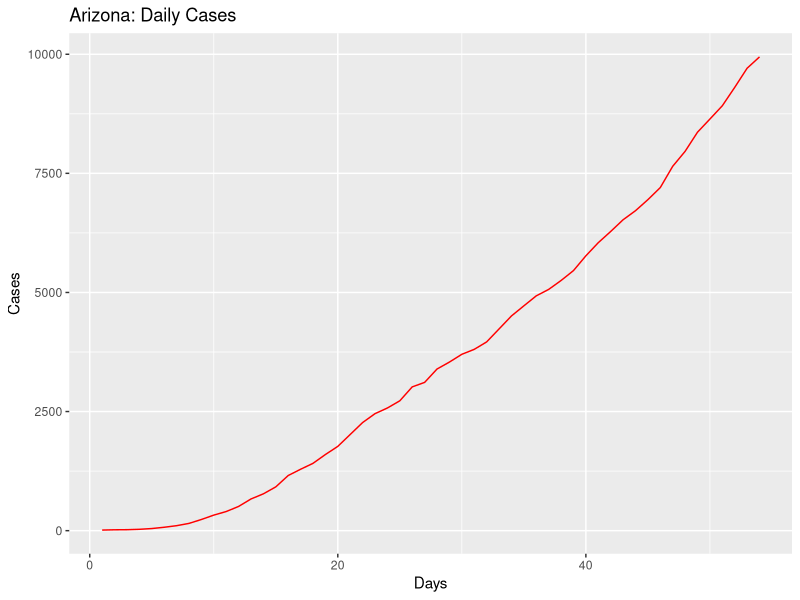
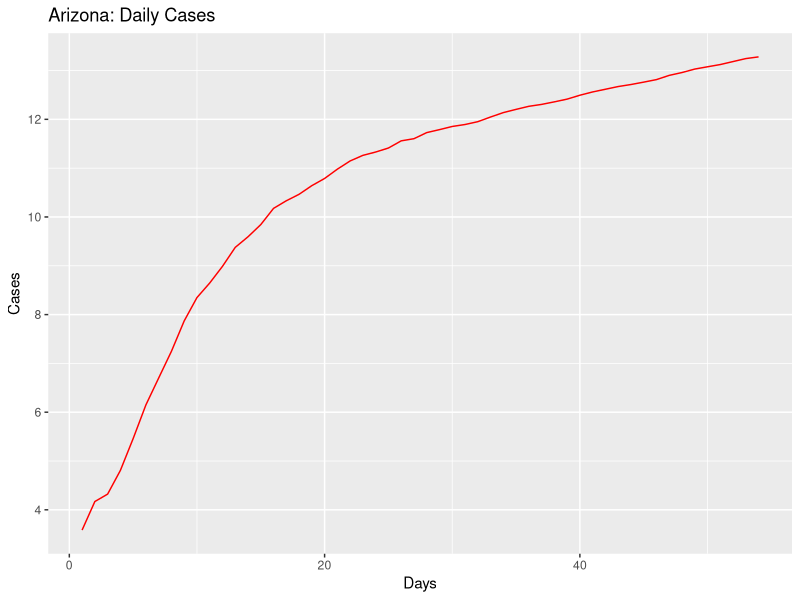
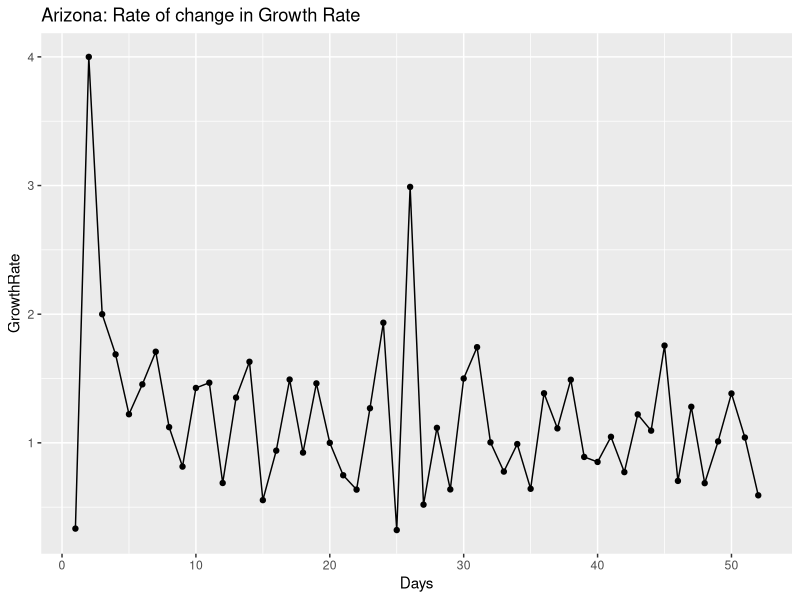
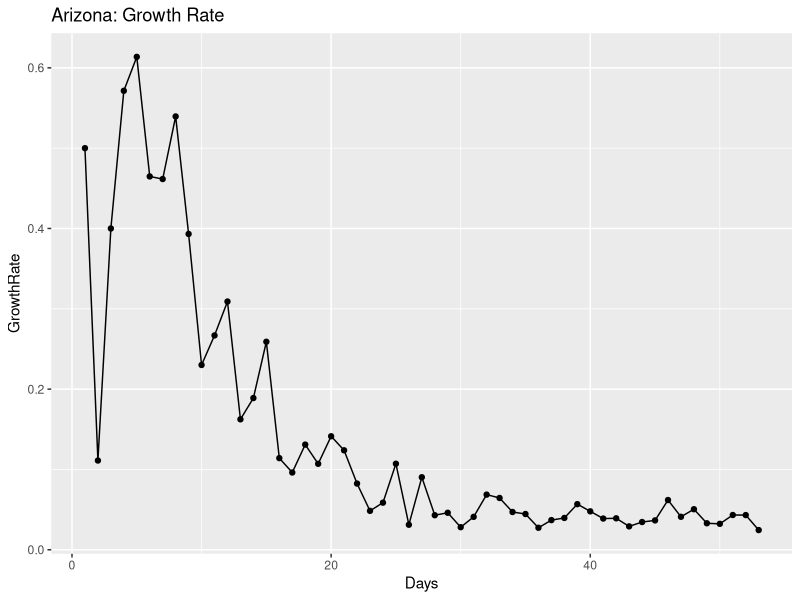
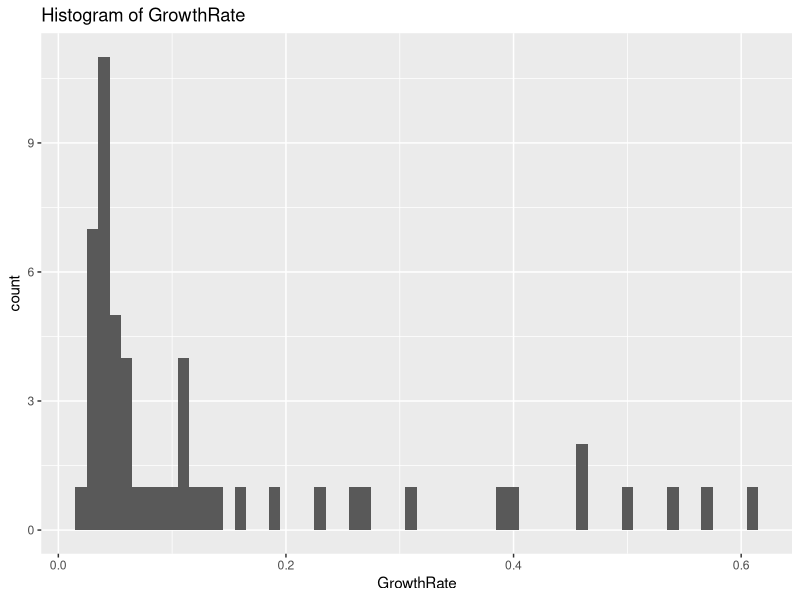
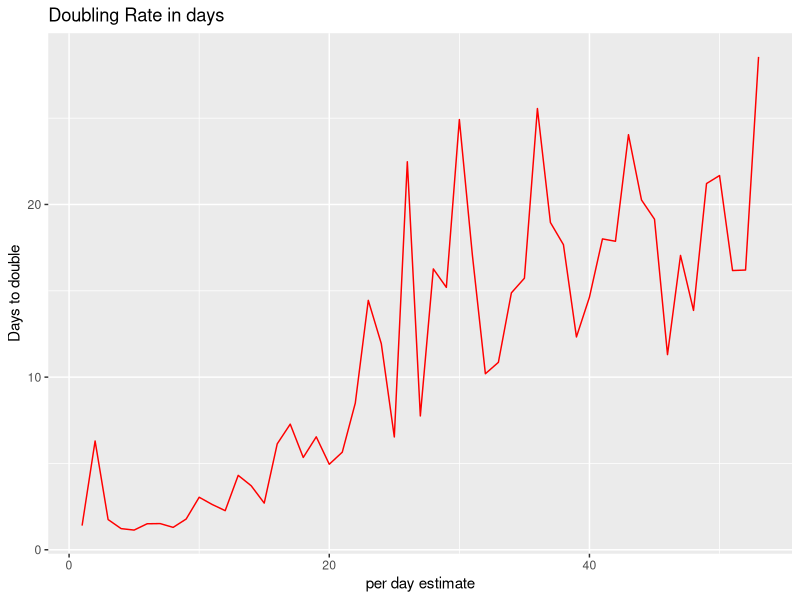
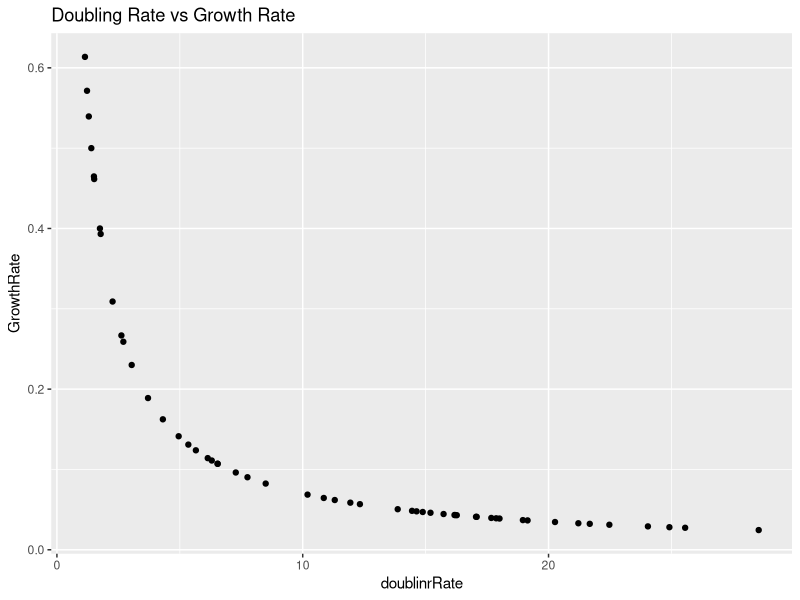
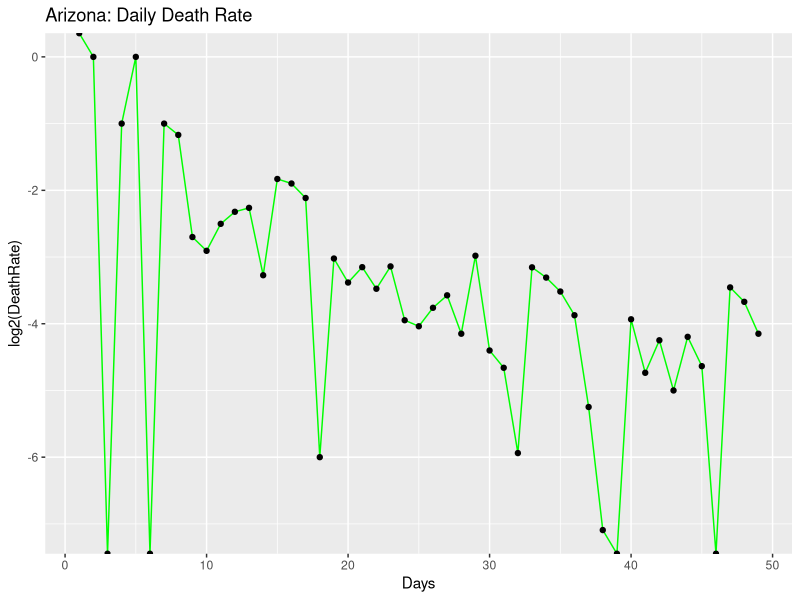

R code for these plots, in order:
## ---- chunk 1
knitr::opts_chunk$set(echo = TRUE)
## ---- chunk 2
library(ggplot2)
library(gridExtra)
library(dplyr)

coronaGrowth <- function(absoluteNumbers){
  growthfactor <- NULL
  absgrowth <- NULL
  for(i in 1:length(absoluteNumbers))
  {
    #print((absoluteNumbers[i]-absoluteNumbers[i+1]/absoluteNumbers[i+1])/absoluteNumbers[i+1])
    growthfactor[i] <- ((absoluteNumbers[i]-absoluteNumbers[i+1]))/(absoluteNumbers[i+1]-absoluteNumbers[i+2])  
    #growthfactor[i] <- ((absoluteNumbers[i]-absoluteNumbers[i+1]))/(absolutenumbers[i])
  }
  
  return (rev(growthfactor))
}

DailyGrowthRate <- function(absoluteNumbers)
{
  growthfactor <- NULL
  absgrowth <- NULL
  for(i in 1:length(absoluteNumbers))
  {
    #print((absoluteNumbers[i]-absoluteNumbers[i+1]/absoluteNumbers[i+1])/absoluteNumbers[i+1])
    growthfactor[i] <- ((absoluteNumbers[i]/absoluteNumbers[i+1]))-1 
    #growthfactor[i] <- ((absoluteNumbers[i]-absoluteNumbers[i+1]))/(absolutenumbers[i])
  }
  
  return (rev(growthfactor))  
}

DoublingRate <- function(absoluteNumbers)
{
  doublingrRate <- NULL
  cumsum <- NULL
  for(i in 1:length(absoluteNumbers))
  {
    
    doublingrRate[i] <- (70/(absoluteNumbers[i]*100))
    
  }
  return ((doublingrRate))  
}

#Calculate the mean and median growth rate:
MeanMediangrowthrate <- function(dataTrend1)
{
  MeanGRTrend <- NULL
  MedianGRTrend <- NULL
  
  for(i in 1:length(dataTrend1$GrowthRate))
  {
    MedianGRTrend[i] <- median(dataTrend1[1:i,"GrowthRate"])
    MeanGRTrend[i] <- mean(dataTrend1[1:i,"GrowthRate"])
  }
  
  dataTrend1$MedianGRT = MedianGRTrend
  dataTrend1$MeanGRT = MeanGRTrend
  
  return(dataTrend1)

}

#Calculate ratio of newdeaths/newcases
newDeathstonewCases <- function(absolutenumbers,totaldeaths)
{
  newCases <- NULL
  newDeaths <- NULL
  for(i in 1:length(absolutenumbers))
  {
    if(i == length(absolutenumbers))
    {
      print("reached the end")
    }else{
     newDeaths[i] = (totaldeaths[i]-totaldeaths[i+1])
     newCases[i] = (absolutenumbers[i]-absolutenumbers[i+1]) 
    }
  }
  

  days <- seq(2:length(absolutenumbers))
 return(data.frame( newDeaths = rev(newDeaths),newCases = rev(newCases),Days = days))
 
}

#Calculate ratio of deaths to totalCases
totalDeathstoCases <- function(absolutenumbers,totaldeaths)
{
  ratio <- NULL
  for(i in 1:length(absolutenumbers))
  {

     ratio[i] = (totaldeaths[i])/(absolutenumbers[i]) 
  }
  
  return(rev(ratio))
}
## ---- chunk 3
#Arizona

absolutenumbers <- c(9945,9707,9305,8919,8640,8364,7962,7648,7202,6948,6716,6526,6280,6045,5769,5459,5251,5064,4929,4719,4507,4234,3962,3806,3702,3539,3393,3112,3018,2726,2575,2456,2269,2019,1769,1598,1413,1289,1157,919,773,665,508,401,326,234,152,104,71,44,28,20,18,12)

totaldeaths <- c(450,426,395,362,362,348,330,320,304,293,275,275,273,266,249,229,208,187,184,177,169,150,142,131,122,115,108,97,89,80,73,65,64,52,41,32,29,24,20,17,15,13,9,6,6,3,2,2,1,0,0,0,0,0)

#America
#absolutenumbers <- c(101.7*1000,83.8*1000,65.8*1000,53.7*1000,43.8*1000,33.3*1000,25*1000,19*1000,13.7*1000,7.8*1000,6.4*1000,4.6*1000,3.5*1000,2.7*1000)
## ---- chunk 4
growthrate <- na.exclude(coronaGrowth(absolutenumbers))
days <- seq(1:length(growthrate))
dataTrend <- data.frame(GrowthRate = growthrate,Days = days)
print(dataTrend)
p1 <- ggplot(data=dataTrend, aes(x=Days, y=GrowthRate, group=1)) +ggtitle("Arizona: Rate of change in Growth Rate")+
  geom_line()+
  geom_point()

print(dataTrend)
#print(dataTrend1)




growthrate1 <- na.exclude(DailyGrowthRate(absolutenumbers))
doublingrate1 <- na.exclude(DoublingRate(growthrate1))
days1 <- seq(1:length(growthrate1))
dataTrend1 <- data.frame(GrowthRate = growthrate1,Days = days1,doublinrRate = doublingrate1)
print(dataTrend1)
multiplier <- tail(dataTrend1, n = 1)
pred_val <- (head(absolutenumbers, n = 1)*multiplier[,"GrowthRate"])+head(absolutenumbers, n = 1)

p2 <- ggplot(data=dataTrend1, aes(x=Days, y=GrowthRate, group=1)) +ggtitle("Arizona: Growth Rate")+
  geom_line()+
  geom_point()

days <- seq(1:length(absolutenumbers))
growthrate <- append(growthrate, c(1,1),after = 0)
dataOriginal <- data.frame(Cases = rev(absolutenumbers), Days = days)
p3<- ggplot() +geom_line(data=dataOriginal, aes(x=Days, y=Cases,),color = "Red")+labs(title="Arizona: Daily Cases", y="Cases", x="Days")

p3_log<- ggplot() +geom_line(data=dataOriginal, aes(x=Days, y=log2(Cases)),color = "Red")+labs(title="Arizona: Daily Cases", y="Cases", x="Days")+
  #geom_line(data=dataOriginal, aes(x=Days+1, y=Prediction),color = "Blue")
  geom_point()



# Analyze growth rate to get interval of values
summary(dataTrend1$GrowthRate)
dataTrend1%>%select("GrowthRate")%>%summarise(meanGR = mean(GrowthRate), medianGR = median(GrowthRate), sdGR = sd(GrowthRate))
p4 <- ggplot(data = dataTrend1, aes(x = GrowthRate))+ggtitle("Histogram of GrowthRate")+geom_histogram(binwidth = 0.01)


#Analyze the doubling rate
p5<- ggplot() +geom_line(data=dataTrend1, aes(x=Days, y=doublinrRate),color = "Red")+labs(title="Doubling Rate in days", y="Days to double", x ="per day estimate")+
  #geom_line(data=dataOriginal, aes(x=Days+1, y=Prediction),color = "Blue")
  geom_point()

#Scatter plor of Growthrate versus Doubling Rate
p6 <- ggplot()+geom_point(data = dataTrend1, aes(x = doublinrRate, y = GrowthRate))+labs(title = "Doubling Rate vs Growth Rate")

dataTrend1 <- MeanMediangrowthrate(dataTrend1 = dataTrend1)

#Median growth rate trend 
#Median growth rate trend 
p7 <- ggplot()+geom_line(data = dataTrend1, aes(x = Days, y = MedianGRT),color = "Blue")+labs(title = "Arizona Median(BLUE)VsMean(RED) Growth Rate")+geom_line(data=dataTrend1, aes(x=Days , y=MeanGRT),color = "Red")


deathrate1 <- na.exclude(DailyGrowthRate(totaldeaths))
doublingdeathrate1 <- na.exclude(DoublingRate(deathrate1))
days1 <- seq(1:length(deathrate1))
dataDeathTrend1 <- data.frame(DeathRate = deathrate1,Days = days1,doublinrRate = doublingdeathrate1)
#print(dataDeathTrend1)
#multiplier <- tail(totaldeaths, n = 1)
#pred_val <- (head(dataDeathTrend1, n = 1)*multiplier[,"DeathRate"])+head(dataDeathTrend1, n = 1)

p8 <- ggplot(data=dataDeathTrend1, aes(x=Days, y=log2(DeathRate), group=1)) +ggtitle("Arizona: Daily Death Rate")+
  geom_line(color = "Green")+
  geom_point()


rationewdeathtocases <- newDeathstonewCases(absolutenumbers,totaldeaths)

p9 <- ggplot(data=rationewdeathtocases, aes(x=Days, y=log2(newCases), group=1)) +ggtitle("Arizona:newCases(Orange)")+
  geom_line(color = "Orange")+geom_point()

totaldeathstocases <- totalDeathstoCases(absolutenumbers,totaldeaths)
days <- seq(1:length(absolutenumbers))
datatotaldeathstocasesTrend <- data.frame(ratio = totaldeathstocases,Days = days)
#Scatter plot of totalcases to totaldeaths
p10 <- ggplot(data=datatotaldeathstocasesTrend, aes(x=Days, y=ratio, group=1)) +ggtitle("Arizona: TotalDeaths/TotalCases")+
  geom_line(color = "Yellow")+
  geom_point()

#Confidence Interval for mean population GrowthRate:
meanGR = mean(dataTrend1$GrowthRate)
sdGR = sd(dataTrend1$GrowthRate)

uppperlimitGR= meanGR+sdGR
lowerlimitGR = meanGR-sdGR

#Predictions based on: Current Growth Rate, MeanGrowth Rate, Upper GrowthRate, Lower GrowthRate
pred_val_Current <- (head(absolutenumbers, n = 1)*multiplier[,"GrowthRate"])+head(absolutenumbers, n = 1)
pred_val_MeanGR <- (head(absolutenumbers, n = 1)*meanGR)+head(absolutenumbers, n = 1)
pred_val_upperGR <- (head(absolutenumbers, n = 1)*uppperlimitGR)+head(absolutenumbers, n = 1)
pred_val_lowerGR <- (head(absolutenumbers, n = 1)*lowerlimitGR)+head(absolutenumbers, n = 1)

print("Current GR:")
print(multiplier[,"GrowthRate"])
print(pred_val_Current)

print("Mean GR:")
print(meanGR)
print(pred_val_MeanGR)

print("Upperlimit GR:")
print(uppperlimitGR)
print(pred_val_upperGR)

print("Lowerlimit GR:")
print(lowerlimitGR)
print(pred_val_lowerGR)

#Doubling rate:-
DRCurrent <- round(70/(meanGR*100),digits = 0)
DRMedian <- round(70/(median(dataTrend1$GrowthRate)*100),digits = 0)
latestDRCurrent <- round(tail(dataTrend1$doublinrRate,n=1),digits = 0)

## ---- chunk 5
#grid.arrange(p3,p3_log,p1,p2,p4,p5,p6,nrow = 4, ncol = 2)
print(p3)
print(p3_log)
print(p1)
print(p2)
print(p4)
print(p5)
print(p6)
print(p8)
print(p9)
print(p10)
print(p7)
## ---- chunk 6
library(ggplot2)
library(gridExtra)
library(dplyr)

coronaGrowth <- function(absoluteNumbers){
  growthfactor <- NULL
  absgrowth <- NULL
  for(i in 1:length(absoluteNumbers))
  {
    #print((absoluteNumbers[i]-absoluteNumbers[i+1]/absoluteNumbers[i+1])/absoluteNumbers[i+1])
    growthfactor[i] <- ((absoluteNumbers[i]-absoluteNumbers[i+1]))/(absoluteNumbers[i+1]-absoluteNumbers[i+2])  
    #growthfactor[i] <- ((absoluteNumbers[i]-absoluteNumbers[i+1]))/(absolutenumbers[i])
  }
  
  return (rev(growthfactor))
}

DailyGrowthRate <- function(absoluteNumbers)
{
  growthfactor <- NULL
  absgrowth <- NULL
  for(i in 1:length(absoluteNumbers))
  {
    #print((absoluteNumbers[i]-absoluteNumbers[i+1]/absoluteNumbers[i+1])/absoluteNumbers[i+1])
    growthfactor[i] <- ((absoluteNumbers[i]/absoluteNumbers[i+1]))-1 
    #growthfactor[i] <- ((absoluteNumbers[i]-absoluteNumbers[i+1]))/(absolutenumbers[i])
  }
  
  return (rev(growthfactor))  
}

DoublingRate <- function(absoluteNumbers)
{
  doublingrRate <- NULL
  cumsum <- NULL
  for(i in 1:length(absoluteNumbers))
  {
    
    doublingrRate[i] <- (70/(absoluteNumbers[i]*100))
    
  }
  return ((doublingrRate))  
}

#Calculate the mean and median growth rate:
MeanMediangrowthrate <- function(dataTrend1)
{
  MeanGRTrend <- NULL
  MedianGRTrend <- NULL
  
  for(i in 1:length(dataTrend1$GrowthRate))
  {
    MedianGRTrend[i] <- median(dataTrend1[1:i,"GrowthRate"])
    MeanGRTrend[i] <- mean(dataTrend1[1:i,"GrowthRate"])
  }
  
  dataTrend1$MedianGRT = MedianGRTrend
  dataTrend1$MeanGRT = MeanGRTrend
  
  return(dataTrend1)

}

# #Calculate ratio of newdeaths/newcases
# newDeathstonewCases <- function(absolutenumbers,totaldeaths)
# {
#   ratio <- NULL
#   for(i in 1:length(absolutenumbers))
#   {
#     if(i == length(absolutenumbers))
#     {
#       print("reached the end")
#     }else{
#      ratio[i] = (totaldeaths[i]-totaldeaths[i+1])/(absolutenumbers[i]-absolutenumbers[i+1]) 
#     }
#   }
#   
#   return(rev(ratio))
# }

#Calculate ratio of newdeaths/newcases
newDeathstonewCases <- function(absolutenumbers,totaldeaths)
{
  newCases <- NULL
  newDeaths <- NULL
  for(i in 1:length(absolutenumbers))
  {
    if(i == length(absolutenumbers))
    {
      print("reached the end")
    }else{
     newDeaths[i] = (totaldeaths[i]-totaldeaths[i+1])
     newCases[i] = (absolutenumbers[i]-absolutenumbers[i+1]) 
    }
  }
  

  days <- seq(2:length(absolutenumbers))
 return(data.frame( newDeaths = rev(newDeaths),newCases = rev(newCases),Days = days))
 
}

#Calculate ratio of deaths to totalCases
totalDeathstoCases <- function(absolutenumbers,totaldeaths)
{
  ratio <- NULL
  for(i in 1:length(absolutenumbers))
  {

     ratio[i] = (totaldeaths[i])/(absolutenumbers[i]) 
  }
  
  return(rev(ratio))
}

## ---- chunk 7
#Arizona
#absolutenumbers <- c(773,665,508,401,326,234,152,104,71,44,28,20,18,12)

#America

absolutenumbers <- c(1277606,1252584,1237633,1201188,1188122,1160774,1131030,1094464,1048834,1035765,1002963,975.798*1000,945.249*1000,903.775*1000,876.156*1000,831.086*1000,804.759*1000,792.913*1000,762.896*1000,726.856*1000,686.431*1000,654.343*1000,622.412*1000,591.285*1000,573.138*1000,545.934*1000,521.623*1000,489.646*1000,454.615*1000,418.451*1000,386.571*1000,355.834*1000,327.871*1000,300.432*1000,265.506*1000,235.281*1000,205.035*1000,176.518*1000,145.369*1000,133.094*1000,123.578*1000,101.7*1000,83.8*1000,65.8*1000,53.7*1000,43.8*1000,33.3*1000,25*1000,19*1000,13.7*1000,7.8*1000,6.4*1000,4.6*1000,3.5*1000,2.7*1000)

totaldeaths <- c(76052,73797,72271,69142,68598,67444,65753,63287,60495,59266,56387,54941,53243,50988,49648,46249,43995,42517,40495,38200,35578,33490,27549,24618,22930,21474,20057,18325,16691,14791,12851,10880,9622,8457,7127,6081,5107,4057,3143,2585,2222,1697,1296,1028,781,556,414,301,255,206,150,110,87,69,57,48,41,38,30,26,22,19,15,12,11,9,6,1,1)




## ---- chunk 8
growthrate <- na.exclude(coronaGrowth(absolutenumbers))
days <- seq(1:length(growthrate))
dataTrend <- data.frame(GrowthRate = growthrate,Days = days)
print(dataTrend)
p1 <- ggplot(data=dataTrend, aes(x=Days, y=GrowthRate, group=1)) +ggtitle("US: Rate of change in Growth Rate")+
  geom_line()+
  geom_point()

print(dataTrend)
#print(dataTrend1)




growthrate1 <- na.exclude(DailyGrowthRate(absolutenumbers))
doublingrate1 <- na.exclude(DoublingRate(growthrate1))
days1 <- seq(1:length(growthrate1))
dataTrend1 <- data.frame(GrowthRate = growthrate1,Days = days1,doublinrRate = doublingrate1)
print(dataTrend1)
multiplier <- tail(dataTrend1, n = 1)
pred_val <- (head(absolutenumbers, n = 1)*multiplier[,"GrowthRate"])+head(absolutenumbers, n = 1)

p2 <- ggplot(data=dataTrend1, aes(x=Days, y=GrowthRate, group=1)) +ggtitle("US: Growth Rate")+
  geom_line()+
  geom_point()

days <- seq(1:length(absolutenumbers))
growthrate <- append(growthrate, c(1,1),after = 0)
dataOriginal <- data.frame(Cases = rev(absolutenumbers), Days = days)
p3<- ggplot() +geom_line(data=dataOriginal, aes(x=Days, y=Cases,),color = "Red")+labs(title="US: Daily Cases", y="Cases", x="Days")

p3_log<- ggplot() +geom_line(data=dataOriginal, aes(x=Days, y=log2(Cases)),color = "Red")+labs(title="US: Daily Cases", y="Cases", x="Days")+
  #geom_line(data=dataOriginal, aes(x=Days+1, y=Prediction),color = "Blue")
  geom_point()



# Analyze growth rate to get interval of values
summary(dataTrend1$GrowthRate)
dataTrend1%>%select("GrowthRate")%>%summarise(meanGR = mean(GrowthRate), medianGR = median(GrowthRate), sdGR = sd(GrowthRate))
p4 <- ggplot(data = dataTrend1, aes(x = GrowthRate))+ggtitle("Histogram of GrowthRate")+geom_histogram(binwidth = 0.01)


#Analyze the doubling rate
p5<- ggplot() +geom_line(data=dataTrend1, aes(x=Days, y=doublinrRate),color = "Red")+labs(title="Doubling Rate in days", y="Days to double", x ="per day estimate")+
  #geom_line(data=dataOriginal, aes(x=Days+1, y=Prediction),color = "Blue")
  geom_point()

#Scatter plor of Growthrate versus Doubling Rate
p6 <- ggplot()+geom_point(data = dataTrend1, aes(x = doublinrRate, y = GrowthRate))+labs(title = "Doubling Rate vs Growth Rate")

dataTrend1 <- MeanMediangrowthrate(dataTrend1 = dataTrend1)


#Median growth rate trend 
#Median growth rate trend 
p7 <- ggplot()+geom_line(data = dataTrend1, aes(x = Days, y = MedianGRT),color = "Blue")+labs(title = "US Median(BLUE)VsMean(RED) Growth Rate")+geom_line(data=dataTrend1, aes(x=Days , y=MeanGRT),color = "Red")

deathrate1 <- na.exclude(DailyGrowthRate(totaldeaths))
doublingdeathrate1 <- na.exclude(DoublingRate(deathrate1))
days1 <- seq(1:length(deathrate1))
dataDeathTrend1 <- data.frame(DeathRate = deathrate1,Days = days1,doublinrRate = doublingdeathrate1)
#print(dataDeathTrend1)
#multiplier <- tail(totaldeaths, n = 1)
#pred_val <- (head(dataDeathTrend1, n = 1)*multiplier[,"DeathRate"])+head(dataDeathTrend1, n = 1)

p8 <- ggplot(data=dataDeathTrend1, aes(x=Days, y=log2(DeathRate), group=1)) +ggtitle("US: Daily Death Rate")+
  geom_line(color = "Green")+
  geom_point()

rationewdeathtocases <- newDeathstonewCases(absolutenumbers,totaldeaths)

p9 <- ggplot(data=rationewdeathtocases, aes(x=Days, y=log2(newCases), group=1)) +ggtitle("US:newCases(Orange)")+
  geom_line(color = "Orange")+geom_point()
totaldeathstocases <- totalDeathstoCases(absolutenumbers,totaldeaths)
days <- seq(1:length(absolutenumbers))
datatotaldeathstocasesTrend <- data.frame(ratio = totaldeathstocases,Days = days)
#Scatter plot of totalcases to totaldeaths
p10 <- ggplot(data=datatotaldeathstocasesTrend, aes(x=Days, y=ratio, group=1)) +ggtitle("US: TotalDeaths/TotalCases")+
  geom_line(color = "Yellow")+
  geom_point()
#Confidence Interval for mean population GrowthRate:
meanGR = mean(dataTrend1$GrowthRate)
sdGR = sd(dataTrend1$GrowthRate)

uppperlimitGR= meanGR+sdGR
lowerlimitGR = meanGR-sdGR

#Predictions based on: Current Growth Rate, MeanGrowth Rate, Upper GrowthRate, Lower GrowthRate
pred_val_Current <- (head(absolutenumbers, n = 1)*multiplier[,"GrowthRate"])+head(absolutenumbers, n = 1)
pred_val_MeanGR <- (head(absolutenumbers, n = 1)*meanGR)+head(absolutenumbers, n = 1)
pred_val_upperGR <- (head(absolutenumbers, n = 1)*uppperlimitGR)+head(absolutenumbers, n = 1)
pred_val_lowerGR <- (head(absolutenumbers, n = 1)*lowerlimitGR)+head(absolutenumbers, n = 1)

print("Current GR:")
print(multiplier[,"GrowthRate"])
print(pred_val_Current)

print("Mean GR:")
print(meanGR)
print(pred_val_MeanGR)

print("Upperlimit GR:")
print(uppperlimitGR)
print(pred_val_upperGR)

print("Lowerlimit GR:")
print(lowerlimitGR)
print(pred_val_lowerGR)

#Doubling rate:-
DRCurrent <- round(70/(meanGR*100),digits = 0)
DRMedian <- round(70/(median(dataTrend1$GrowthRate)*100),digits = 0)
latestDRCurrent <- round(tail(dataTrend1$doublinrRate,n=1),digits = 0)

## ---- chunk 9
#grid.arrange(p3,p3_log,p1,p2,p4,p5,p6,nrow = 4, ncol = 2)
print(p3)
print(p3_log)
print(p1)
print(p2)
print(p4)
print(p5)
print(p6)
print(p8)
print(p9)
print(p10)
print(p7)
## ---- chunk 10
library(ggplot2)
library(gridExtra)
library(dplyr)

coronaGrowth <- function(absoluteNumbers){
  growthfactor <- NULL
  absgrowth <- NULL
  for(i in 1:length(absoluteNumbers))
  {
    #print((absoluteNumbers[i]-absoluteNumbers[i+1]/absoluteNumbers[i+1])/absoluteNumbers[i+1])
    growthfactor[i] <- ((absoluteNumbers[i]-absoluteNumbers[i+1]))/(absoluteNumbers[i+1]-absoluteNumbers[i+2])  
    #growthfactor[i] <- ((absoluteNumbers[i]-absoluteNumbers[i+1]))/(absolutenumbers[i])
  }
  
  return (rev(growthfactor))
}

DailyGrowthRate <- function(absoluteNumbers)
{
  growthfactor <- NULL
  absgrowth <- NULL
  for(i in 1:length(absoluteNumbers))
  {
    #print((absoluteNumbers[i]-absoluteNumbers[i+1]/absoluteNumbers[i+1])/absoluteNumbers[i+1])
    growthfactor[i] <- ((absoluteNumbers[i]/absoluteNumbers[i+1]))-1 
    #growthfactor[i] <- ((absoluteNumbers[i]-absoluteNumbers[i+1]))/(absolutenumbers[i])
  }
  
  return (rev(growthfactor))  
}

DoublingRate <- function(absoluteNumbers)
{
  doublingrRate <- NULL
  cumsum <- NULL
  for(i in 1:length(absoluteNumbers))
  {
    
    doublingrRate[i] <- (70/(absoluteNumbers[i]*100))
    
  }
  return ((doublingrRate))  
}

#Calculate the mean and median growth rate:
MeanMediangrowthrate <- function(dataTrend1)
{
  MeanGRTrend <- NULL
  MedianGRTrend <- NULL
  
  for(i in 1:length(dataTrend1$GrowthRate))
  {
    MedianGRTrend[i] <- median(dataTrend1[1:i,"GrowthRate"])
    MeanGRTrend[i] <- mean(dataTrend1[1:i,"GrowthRate"])
  }
  
  dataTrend1$MedianGRT = MedianGRTrend
  dataTrend1$MeanGRT = MeanGRTrend
  
  return(dataTrend1)

}

#Calculate ratio of newdeaths/newcases
# newDeathstonewCases <- function(absolutenumbers,totaldeaths)
# {
#   ratio <- NULL
#   for(i in 1:length(absolutenumbers))
#   {
#     if(i == length(absolutenumbers))
#     {
#       print("reached the end")
#     }else{
#      ratio[i] = (totaldeaths[i]-totaldeaths[i+1])/(absolutenumbers[i]-absolutenumbers[i+1]) 
#     }
#   }
#   
#   return(rev(ratio))
# }

#Calculate ratio of newdeaths/newcases
newDeathstonewCases <- function(absolutenumbers,totaldeaths)
{
  newCases <- NULL
  newDeaths <- NULL
  for(i in 1:length(absolutenumbers))
  {
    if(i == length(absolutenumbers))
    {
      print("reached the end")
    }else{
     newDeaths[i] = (totaldeaths[i]-totaldeaths[i+1])
     newCases[i] = (absolutenumbers[i]-absolutenumbers[i+1]) 
    }
  }
  

  days <- seq(2:length(absolutenumbers))
 return(data.frame( newDeaths = rev(newDeaths),newCases = rev(newCases),Days = days))
 
}

#Calculate ratio of deaths to totalCases
totalDeathstoCases <- function(absolutenumbers,totaldeaths)
{
  ratio <- NULL
  for(i in 1:length(absolutenumbers))
  {

     ratio[i] = (totaldeaths[i])/(absolutenumbers[i]) 
  }
  
  return(rev(ratio))
}
## ---- chunk 11
#Arizona
#absolutenumbers <- c(773,665,508,401,326,234,152,104,71,44,28,20,18,12)

#America
absolutenumbers <- c(56325,52987,49400,44870,42505,39699,37257,34862,31787,31324,29451,26917,24942,24434,21797,20471,18985,18601,14792,13835,12759,12320,10941,9635,9166,8339,7598,6653,5749,5311,4778,3588,3082,2567,2341,1637,1397,1251,1071,1024,987,887,727,657,536,499,396,332,249,194,169,143,129,114,100,82,74,62,62,47,40,34,31,30,29,7,6,3,3,3,3,3,3,3,3,3,3,3,3,3,3,3)

totaldeaths <- c(1889,1785,1693,1452,1391,1323,1223,1154,1008,1008,939,826,780,780,686,652,603,592,488,452,423,405,368,331,325,288,246,227,178,160,136,118,99,86,72,58,35,27,24,20,20,12,10,10,7,5,5,4,3,3,2,2,2,2,1,0,0,0,0,0,0,0,0,0,0,0,0,0,0,0,0,0,0,0,0,0,0,0,0,0,0,0)
## ---- chunk 12
growthrate <- na.exclude(coronaGrowth(absolutenumbers))
days <- seq(1:length(growthrate))
dataTrend <- data.frame(GrowthRate = growthrate,Days = days)
print(dataTrend)
p1 <- ggplot(data=dataTrend, aes(x=Days, y=GrowthRate, group=1)) +ggtitle("US: Rate of change in Growth Rate")+
  geom_line()+
  geom_point()

print(dataTrend)
#print(dataTrend1)




growthrate1 <- na.exclude(DailyGrowthRate(absolutenumbers))
doublingrate1 <- na.exclude(DoublingRate(growthrate1))
days1 <- seq(1:length(growthrate1))
dataTrend1 <- data.frame(GrowthRate = growthrate1,Days = days1,doublinrRate = doublingrate1)
print(dataTrend1)
multiplier <- tail(dataTrend1, n = 1)
pred_val <- (head(absolutenumbers, n = 1)*multiplier[,"GrowthRate"])+head(absolutenumbers, n = 1)

p2 <- ggplot(data=dataTrend1, aes(x=Days, y=GrowthRate, group=1)) +ggtitle("India: Growth Rate")+
  geom_line()+
  geom_point()

days <- seq(1:length(absolutenumbers))
growthrate <- append(growthrate, c(1,1),after = 0)
dataOriginal <- data.frame(Cases = rev(absolutenumbers), Days = days)
p3<- ggplot() +geom_line(data=dataOriginal, aes(x=Days, y=Cases,),color = "Red")+labs(title="India: Daily Cases", y="Cases", x="Days")

p3_log<- ggplot() +geom_line(data=dataOriginal, aes(x=Days, y=log2(Cases)),color = "Red")+labs(title="India: Daily Cases", y="Cases", x="Days")+
  #geom_line(data=dataOriginal, aes(x=Days+1, y=Prediction),color = "Blue")
  geom_point()



# Analyze growth rate to get interval of values
summary(dataTrend1$GrowthRate)
dataTrend1%>%select("GrowthRate")%>%summarise(meanGR = mean(GrowthRate), medianGR = median(GrowthRate), sdGR = sd(GrowthRate))
p4 <- ggplot(data = dataTrend1, aes(x = GrowthRate))+ggtitle("Histogram of GrowthRate")+geom_histogram(binwidth = 0.01)


#Analyze the doubling rate
p5<- ggplot() +geom_line(data=dataTrend1, aes(x=Days, y=doublinrRate),color = "Red")+labs(title="Doubling Rate in days", y="Days to double", x ="per day estimate")+
  #geom_line(data=dataOriginal, aes(x=Days+1, y=Prediction),color = "Blue")
  geom_point()

#Scatter plor of Growthrate versus Doubling Rate
p6 <- ggplot()+geom_point(data = dataTrend1, aes(x = doublinrRate, y = GrowthRate))+labs(title = "Doubling Rate vs Growth Rate")

dataTrend1 <- MeanMediangrowthrate(dataTrend1 = dataTrend1)


#Median growth rate trend 
p7 <- ggplot()+geom_line(data = dataTrend1, aes(x = Days, y = MedianGRT),color = "Blue")+labs(title = "India Median(BLUE)VsMean(RED) Growth Rate")+geom_line(data=dataTrend1, aes(x=Days , y=MeanGRT),color = "Red")

deathrate1 <- na.exclude(DailyGrowthRate(totaldeaths))
doublingdeathrate1 <- na.exclude(DoublingRate(deathrate1))
days1 <- seq(1:length(deathrate1))
dataDeathTrend1 <- data.frame(DeathRate = deathrate1,Days = days1,doublinrRate = doublingdeathrate1)
#print(dataDeathTrend1)
#multiplier <- tail(totaldeaths, n = 1)
#pred_val <- (head(dataDeathTrend1, n = 1)*multiplier[,"DeathRate"])+head(dataDeathTrend1, n = 1)

p8 <- ggplot(data=dataDeathTrend1, aes(x=Days, y=log2(DeathRate), group=1)) +ggtitle("India: Daily Death Rate")+
  geom_line(color = "Green")+
  geom_point()

rationewdeathtocases <- newDeathstonewCases(absolutenumbers,totaldeaths)

p9 <- ggplot(data=rationewdeathtocases, aes(x=Days, y=log2(newCases), group=1)) +ggtitle("India:newCases(Orange)")+
  geom_line(color = "Orange")+geom_point()

totaldeathstocases <- totalDeathstoCases(absolutenumbers,totaldeaths)
days <- seq(1:length(absolutenumbers))
datatotaldeathstocasesTrend <- data.frame(ratio = totaldeathstocases,Days = days)
#Scatter plot of totalcases to totaldeaths
p10 <- ggplot(data=datatotaldeathstocasesTrend, aes(x=Days, y=ratio, group=1)) +ggtitle("India: TotalDeaths/TotalCases")+
  geom_line(color = "Yellow")+
  geom_point()

#Confidence Interval for mean population GrowthRate:
meanGR = mean(dataTrend1$GrowthRate)
sdGR = sd(dataTrend1$GrowthRate)

uppperlimitGR= meanGR+sdGR
lowerlimitGR = meanGR-sdGR

#Predictions based on: Current Growth Rate, MeanGrowth Rate, Upper GrowthRate, Lower GrowthRate
pred_val_Current <- (head(absolutenumbers, n = 1)*multiplier[,"GrowthRate"])+head(absolutenumbers, n = 1)
pred_val_MeanGR <- (head(absolutenumbers, n = 1)*meanGR)+head(absolutenumbers, n = 1)
pred_val_upperGR <- (head(absolutenumbers, n = 1)*uppperlimitGR)+head(absolutenumbers, n = 1)
pred_val_lowerGR <- (head(absolutenumbers, n = 1)*lowerlimitGR)+head(absolutenumbers, n = 1)

print("Current GR:")
print(multiplier[,"GrowthRate"])
print(pred_val_Current)

print("Mean GR:")
print(meanGR)
print(pred_val_MeanGR)

print("Upperlimit GR:")
print(uppperlimitGR)
print(pred_val_upperGR)

print("Lowerlimit GR:")
print(lowerlimitGR)
print(pred_val_lowerGR)

#Doubling rate:-
DRCurrent <- round(70/(meanGR*100),digits = 0)
DRMedian <- round(70/(median(dataTrend1$GrowthRate)*100),digits = 0)
latestDRCurrent <- round(tail(dataTrend1$doublinrRate,n=1),digits = 0)

## ---- chunk 13
#grid.arrange(p3,p3_log,p1,p2,p4,p5,p6,nrow = 4, ncol = 2)
print(p3)
print(p3_log)
print(p1)
print(p2)
print(p4)
print(p5)
print(p6)
print(p8)
print(p9)
print(p10)
print(p7)
